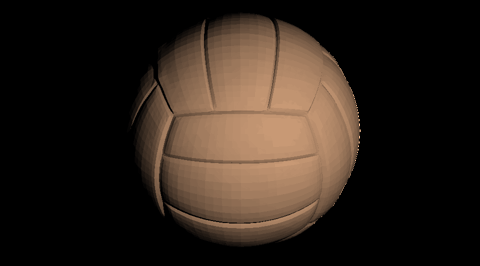
%> input picture intrinsic_images/ball.png, 480 x 266 px
$ octave idd_image_formation.m   (GNU Octave 9; MATLAB toolbox functions it lacks are replaced by stand-ins)
%> lines starting %> are read from the running program, lines starting %| are printed output that depends on the picture
% Intrinsic Image Decomposition -- Image Formation

% clear figures and command window
clear
clc
close all

% read images
ball_img = imread('ball.png');
%> ball_img is the input picture: size 266x480x3 uint16; mean R, G, B 4715.9, 3613.8, 2768
shade_img = imread('ball_shading.png');
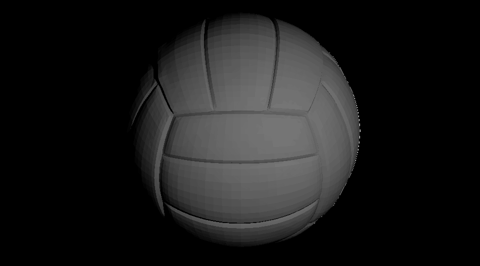
%> input picture intrinsic_images/ball_shading.png, 480 x 266 px
%> shade_img is the input picture: size 266x480 uint8; min 0, max 149, mean 25.6
refl_img = imread('ball_reflectance.png');
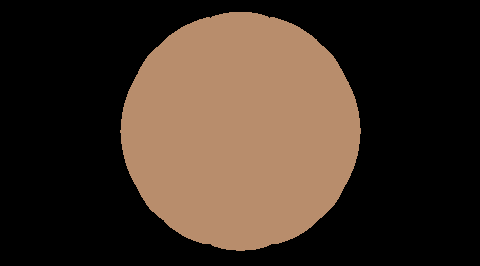
%> input picture intrinsic_images/ball_reflectance.png, 480 x 266 px
%> refl_img is the input picture: size 266x480x3 uint8; mean R, G, B 64.1, 49.1, 37.6

% transform to matrices with pixel values
ball_matrix = im2double(ball_img);
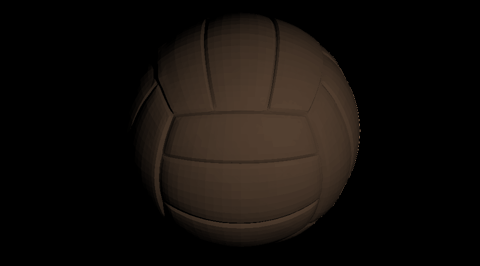
%> ball_matrix: size 266x480x3 double; mean R, G, B 0.072, 0.0551, 0.0422
shade_matrix = im2double(shade_img);
refl_matrix = im2double(refl_img);

% reconstruct images by multiplying reflection and shade
reconstruction = refl_matrix .* shade_matrix;

% save image as .png
imwrite(reconstruction, 'ball_reconstructed.png')

% create the subplots
figure;
h    = [];
h(1) = subplot(2, 2, 1);
h(2) = subplot(2, 2, 2);
h(3) = subplot(2, 2, 3);
h(4) = subplot(2, 2, 4);

% add images
image(refl_img, 'Parent', h(1));
image(shade_img, 'Parent', h(2));
image(ball_img, 'Parent', h(3));
image(reconstruction, 'Parent', h(4));
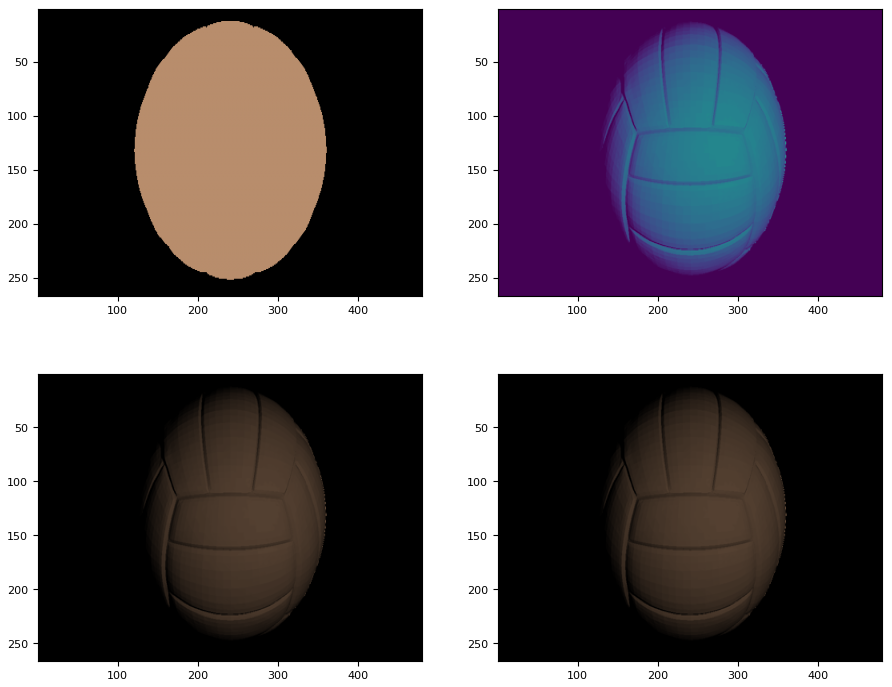
%> figure redrawn from the program's plot data, 4 panels
